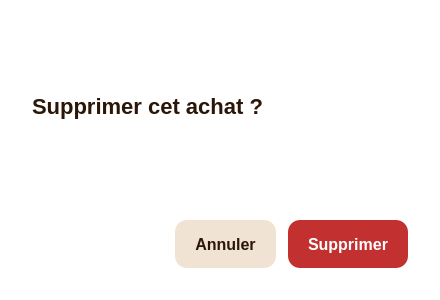
<?xml version='1.0' encoding='utf-8'?>
<ui version="4.0">
 <class>SupprimerAchat</class>
 <widget class="QDialog" name="SupprimerAchat">
  <property name="geometry">
   <rect>
    <x>0</x>
    <y>0</y>
    <width>440</width>
    <height>300</height>
   </rect>
  </property>
  <property name="minimumSize">
   <size>
    <width>440</width>
    <height>300</height>
   </size>
  </property>
  <property name="windowTitle">
   <string>Supprimer un achat</string>
  </property>
  <layout class="QVBoxLayout" name="layoutPrincipal">
   <property name="spacing">
    <number>14</number>
   </property>
   <property name="leftMargin">
    <number>32</number>
   </property>
   <property name="topMargin">
    <number>32</number>
   </property>
   <property name="rightMargin">
    <number>32</number>
   </property>
   <property name="bottomMargin">
    <number>32</number>
   </property>
   <item>
    <widget class="QLabel" name="iconeCorbeille">
     <property name="text">
      <string />
     </property>
    <property name="pixmap"><pixmap resource="../achats.qrc">:/achats/assets/corbeille-rouge.svg</pixmap></property><property name="minimumSize"><size><width>48</width><height>48</height></size></property><property name="maximumSize"><size><width>48</width><height>48</height></size></property></widget>
   </item>
   <item>
    <widget class="QLabel" name="labelSupprimerTitre">
     <property name="text">
      <string>Supprimer cet achat ?</string>
     </property>
    </widget>
   </item>
   <item>
    <widget class="QLabel" name="labelSupprimerDesc">
     <property name="text">
      <string />
     </property>
     <property name="wordWrap">
      <bool>true</bool>
     </property>
     <property name="alignment">
      <set>Qt::AlignLeading|Qt::AlignLeft|Qt::AlignTop</set>
     </property>
    </widget>
   </item>
   <item>
    <spacer name="spacerBas">
     <property name="orientation">
      <enum>Qt::Vertical</enum>
     </property>
     <property name="sizeHint" stdset="0">
      <size>
       <width>20</width>
       <height>20</height>
      </size>
     </property>
    </spacer>
   </item>
   <item>
    <layout class="QHBoxLayout" name="layoutBoutons">
     <property name="spacing">
      <number>12</number>
     </property>
     <item>
      <spacer name="spacerBoutons">
       <property name="orientation">
        <enum>Qt::Horizontal</enum>
       </property>
       <property name="sizeHint" stdset="0">
        <size>
         <width>40</width>
         <height>20</height>
        </size>
       </property>
      </spacer>
     </item>
     <item>
      <widget class="QPushButton" name="btnAnnulerSup">
       <property name="cursor">
        <cursorShape>PointingHandCursor</cursorShape>
       </property>
       <property name="text">
        <string>Annuler</string>
       </property>
       <property name="default">
        <bool>true</bool>
       </property>
      </widget>
     </item>
     <item>
      <widget class="QPushButton" name="btnConfirmerSup">
       <property name="cursor">
        <cursorShape>PointingHandCursor</cursorShape>
       </property>
       <property name="text">
        <string>Supprimer</string>
       </property>
       <property name="autoDefault">
        <bool>false</bool>
       </property>
      </widget>
     </item>
    </layout>
   </item>
  </layout>
 <property name="styleSheet"><string notr="true">
QWidget { font-family: "Segoe UI", "Ubuntu", "Noto Sans", "DejaVu Sans", sans-serif; font-size: 15px; color: #2B1608; }
QLabel { background: transparent; }
QPushButton { outline: none; }
QDialog#SupprimerAchat { background: #FFFFFF; }
QLabel#labelSupprimerTitre { font-size: 22px; font-weight: 700; }
QLabel#labelSupprimerDesc { color: #7A5C45; }
QPushButton#btnAnnulerSup { min-height: 48px; padding: 0 20px; border: 0; border-radius: 12px; font-size: 16px; font-weight: 700; background: #F1E3D3; color: #2B1608; }
QPushButton#btnAnnulerSup:hover { background: #E8D5C0; }
QPushButton#btnConfirmerSup { min-height: 48px; padding: 0 20px; border: 0; border-radius: 12px; font-size: 16px; font-weight: 700; background: #C23030; color: #FFFFFF; }
QPushButton#btnConfirmerSup:hover { background: #A82626; }
</string></property></widget>
 <resources><include location="../achats.qrc" /></resources>
 <connections />
</ui>
